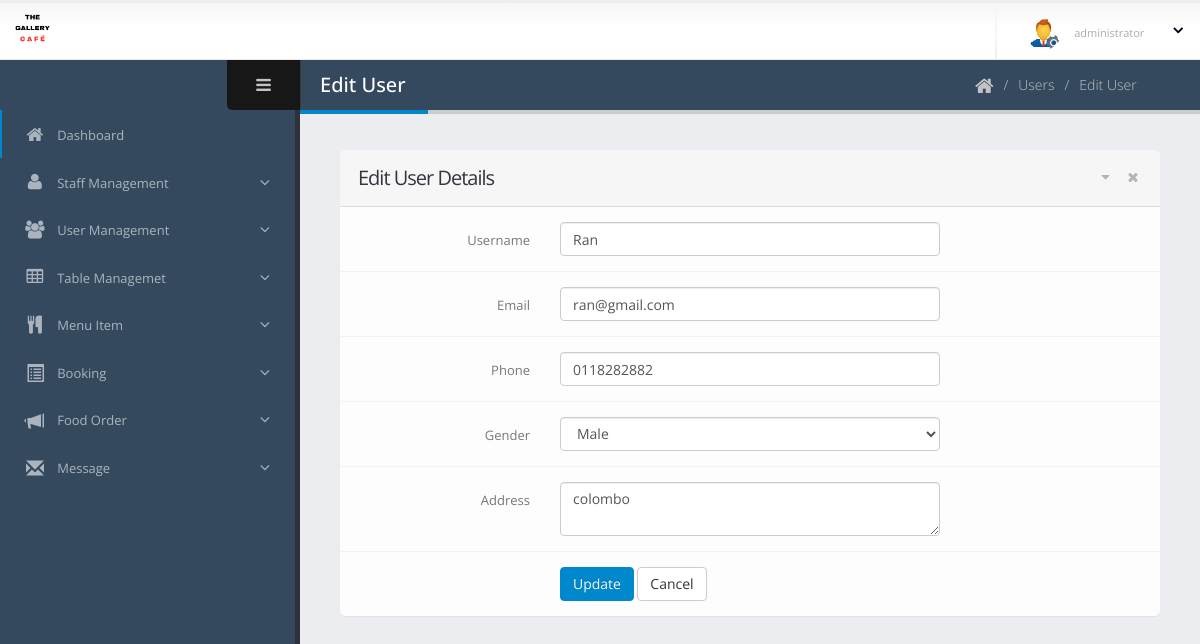
/dashboard/user-edit.php?id=16 (signed in), run on the app's committed database.
### tables this page shows
CREATE TABLE `users` (
  `id` int(11) NOT NULL,
  `username` varchar(100) NOT NULL,
  `email` varchar(100) NOT NULL,
  `phone` varchar(15) NOT NULL,
  `address` text NOT NULL,
  `gender` enum('Male','Female') NOT NULL,
  `password` varchar(255) NOT NULL,
  `created_at` timestamp NOT NULL DEFAULT current_timestamp(),
  `status` int(11) DEFAULT NULL,
  `role` varchar(50) NOT NULL
);

### dashboard/user-edit.php (the view, shortened to what this page needs)
<?php
$con = connect();
if (isset($_GET['id'])) {
    $id = $_GET['id'];
    $sql = "SELECT * FROM `users` WHERE id = ?";
    $stmt = $con->prepare($sql);
    $stmt->bind_param('i', $id);
    $stmt->execute();
    $result = $stmt->get_result();
    $user = $result->fetch_assoc();
} else {
    echo '<script>window.location="user-list.php"</script>';
}
?>
<!doctype html>
<html class="fixed">
    <?php include 'main/header.php'; ?>
    <body>
        <section class="body">
            <?php include 'main/top-bar.php'; ?>
            <div class="inner-wrapper">
                <?php include 'main/left-bar.php'; ?>
                <section role="main" class="content-body">
                    <header class="page-header">
                        <h2>Edit User</h2>
                        <div class="right-wrapper pull-right">
                            <ol class="breadcrumbs">
                                <li>
                                    <a href="index.php">
                                        <i class="fa fa-home"></i>
                                    </a>
                                </li>
                                <li><span>Users</span></li>
                                <li><span>Edit User</span></li>
                            </ol>
                            <a class="sidebar-right-toggle" data-open="sidebar-right"></a>
                        </div>
                    </header>
                    <section class="panel">
                        <header class="panel-heading">
                            <div class="panel-actions">
                                <a href="#" class="fa fa-caret-down"></a>
                                <a href="#" class="fa fa-times"></a>
                            </div>
                            <h2 class="panel-title">Edit User Details</h2>
                        </header>
                        <div class="panel-body">
                            <form method="POST" class="form-horizontal form-bordered">
                                <div class="form-group">
                                    <label class="col-md-3 control-label" for="username">Username</label>
                                    <div class="col-md-6">
                                        <input type="text" class="form-control" name="username" value="<?php echo $user['username']; ?>" required>
                                    </div>
                                </div>
                                <div class="form-group">
                                    <label class="col-md-3 control-label" for="email">Email</label>
                                    <div class="col-md-6">
                                        <input type="email" class="form-control" name="email" value="<?php echo $user['email']; ?>" required>
                                    </div>
                                </div>
                                <div class="form-group">
                                    <label class="col-md-3 control-label" for="phone">Phone</label>
                                    <div class="col-md-6">
                                    <input type="tel" class="form-control" name="phone" value="<?php echo $user['phone']; ?>" maxlength="10" required pattern="\d{10}" title="Please enter a 10-digit phone number">
                                    </div>
                                </div>
                                <div class="form-group">
                                    <label class="col-md-3 control-label" for="gender">Gender</label>
                                    <div class="col-md-6">
                                        <select class="form-control" name="gender" required>
                                            <option value="Male" <?php if ($user['gender'] == 'Male') echo 'selected'; ?>>Male</option>
                                        </select>
                                    </div>
                                </div>
                                <div class="form-group">
                                    <label class="col-md-3 control-label" for="address">Address</label>
                                    <div class="col-md-6">
                                        <textarea class="form-control" name="address" required><?php echo $user['address']; ?></textarea>
                                    </div>
                                </div>
                                <div class="form-group">
                                    <div class="col-md-6 col-md-offset-3">
                                        <button type="submit" name="update" class="btn btn-primary">Update</button>
                                        <a href="user-list.php" class="btn btn-default">Cancel</a>
                                    </div>
                                </div>
                            </form>
                        </div>
                    </section>
                </section>
            </div>
        </section>
    </body>
</html>

### dashboard/assets/stylesheets/skins/default.css (style rules this page uses)
a, .btn-link { color: #0088cc; }
body .btn-primary { color: #ffffff; text-shadow: 0 -1px 0 rgba(0, 0, 0, 0.25); background-color: #0088cc; border-color: #0088cc; }
.page-header h2 { border-bottom-color: #0088cc; }

### data on the page
users: username "Ran", email "ran@gmail.com", phone "0118282882", gender "Male", address "colombo"
